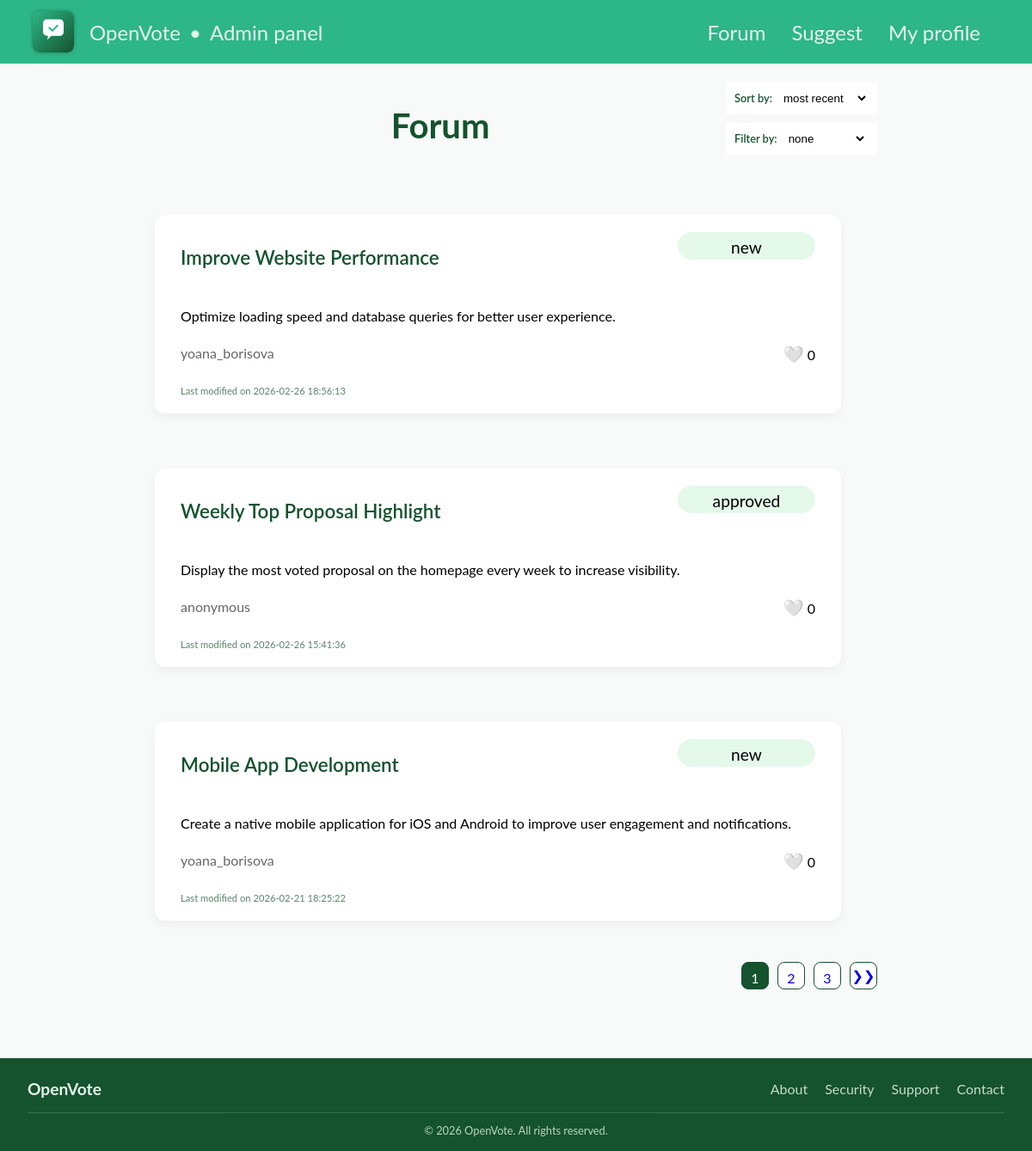
Page /index.php?route=forum (signed in) on the committed database.
### tables this page shows
CREATE TABLE `suggestions` (
  `id` int(11) NOT NULL,
  `title` varchar(500) NOT NULL,
  `description` text NOT NULL,
  `created_at` timestamp NOT NULL DEFAULT current_timestamp(),
  `updated_at` timestamp NULL DEFAULT current_timestamp() ON UPDATE current_timestamp(),
  `status` enum('new','approved','in_progress','completed','rejected') NOT NULL
);

### src/Controllers/AbstractController.php (called while the page is built, shortened)
<?php
class AbstractController{
    public function render($view, $params){
        extract($params);
        require __DIR__ . '/../../views/frontend/pages/' . $view . '.view.php';
        require __DIR__ . '/../../views/frontend/layouts/main.view.php';
    }
}

### src/Controllers/SuggestionsController.php (called while the page is built, shortened)
<?php
class SuggestionsController extends AbstractController{
    public function showForum(){
        $uId = @(int) ($_SESSION['userId'] ?? 0);
        $votedFor = $this->suggestionsRepository->getVotedFor($uId);
        $page = (int) ($_GET['page'] ?? 1);
        $perPage = 3;
        $sortMethod = (string) ($_GET['sort'] ?? 'date');
        if($sortMethod === 'vote'){
            $suggestions = $this->suggestionsRepository->getSortedByVote($page, $perPage);
        }else{
            $suggestions = $this->suggestionsRepository->getSortedByDate($page, $perPage);
        }
        $statusOptions = ['new', 'approved', 'in_progress', 'completed', 'rejected'];
        $filterMethod = '';
        $this->render('forum', [
            'suggestions' => $suggestions,
            'sortMethod' => $sortMethod,
            'statusOP' => $statusOptions,
            'filterMethod' => $filterMethod,
            'pagesCount' => ceil($this->suggestionsRepository->count($filterMethod)/$perPage),
            'page' => $page,
            'isLoggedIn' => $this->authService->isLoggedIn(),
            'votedFor' => $votedFor
        ]);
    }
}

### src/Repository/SuggestionsRepository.php (called while the page is built, shortened)
<?php
class SuggestionsRepository{
    public function fromDBtoObjSuggestion(array $entry){
        return new Suggestion($entry['id'], $entry['title'],
        $entry['description'], $entry['created_at'], $entry['updated_at'], $entry['status'], ($entry['vote_count'] ?? 0), ($entry['author'] ?? 'anonymous'));
    }
    public function getSortedByDate(int $page, int $perPage=3){
        $stmt = $this->pdo->prepare(
            'SELECT
                COUNT(v.id) AS vote_count,
                s.*,
                COALESCE(u.username, "anonymous") AS author
            FROM suggestions AS s
            LEFT JOIN votes AS v
                ON s.id = v.suggestion_id
            LEFT JOIN users_suggestions AS us
                ON s.id = us.suggestion_id
            LEFT JOIN users AS u
                ON u.id = us.user_id
            GROUP BY s.id
            ORDER BY `updated_at` DESC
            LIMIT :limit
            OFFSET :offset');
        $stmt->bindValue(':limit', $perPage, PDO::PARAM_INT);
        $stmt->bindValue(':offset', ($page-1) * $perPage, PDO::PARAM_INT);
        $stmt->execute();
        $entries = $stmt->fetchAll(PDO::FETCH_ASSOC);
        $results = [];
        foreach($entries as $entrie){
            $results[] = $this->fromDBtoObjSuggestion($entrie);
        }
        return $results;
    }
    public function getVotedFor(int $userId) : array{
        $stmt = $this->pdo->prepare(
        'SELECT `suggestion_id` FROM `votes`
        WHERE `user_id` = :id');
        $stmt->bindValue(':id', $userId, PDO::PARAM_INT);
        $stmt->execute();
        $results = $stmt->fetchAll(PDO::FETCH_ASSOC);
        $votedFor = [];
        if(!empty($results)){
            foreach($results as $result){
                $votedFor[] = $result['suggestion_id'];
            }
        }
        return $votedFor;
    }
}

### inc/autoload.inc.php (called while the page is built, shortened)
<?php
spl_autoload_register(function($class){
    $prefix = 'App\\';
    $prefixLen = strlen($prefix);
    $relativeName = substr($class, $prefixLen);
    $fileName = __DIR__ . '/../src/' . $relativeName . '.php';
    $file = str_replace('\\', '/', $fileName);
});

### inc/functions.inc.php (called while the page is built)
<?php
function e($value){
    return htmlspecialchars($value);
}

### views/frontend/pages/forum.view.php (the view, shortened to what this page needs)
<div class="container">
        <div class="forum__top">
            <h1 class="f__header">Forum</h1>
            <div class="forum__extras">
                <form method="get" action="index.php" class="forum__extra">
                    <label class="forum__extra-header" for="sort">Sort by:</label>
                    <select class="forum__extra-select" name="sort" id="sort" onchange="this.form.submit()">
                        <option class="forum__extra-option" value="date" <?php echo $sortMethod === 'date' ? 'selected' : '';?>>most recent</option>
                    </select>
                </form>
                <form method="get" action="index.php" class="forum__extra">
                    <label class="forum__extra-header" for="filter">Filter by:</label>
                    <select class="forum__extra-select" name="filter" id="filter" onchange="this.form.submit()">
                        <option class="forum__extra-option" value="" <?php echo $filterMethod === '' ? 'selected' : ''; ?>>none</option>
                    </select>
                </form>
            </div>
        </div>
        <?php if(empty($suggestions)): ?>
            <h2>No suggestions.</h2>
        <?php else: ?>
            <?php foreach($suggestions as $s): ?>
                <article class="most__suggestion">
                    <div class="most__suggestion__top">
                    <a href="index.php?<?php echo http_build_query(['route' => 'suggestion', 'id' => $s->id]) ?>" class="most__suggestion__title"><?php echo e($s->title); ?></a>
                    <p class="most__suggestion__status"><?php echo e($s->status); ?></p>
                    </div>
                    <p class="most__suggestion__desription"><?php echo e($s->description); ?></p>
                    <div class="most__suggestion-bottom">
                        <?php if ($isLoggedIn): ?>
                            <form method="post" action="index.php?<?php echo http_build_query(['route' => 'forum']) ?>" name="new-vote">
                                <?php if(in_array($s->id, $votedFor)): ?>
                                    <button type="submit" name="vote" value="<?php echo e($s->id); ?>" class="new-vote__btn">❤️</button>
                                <?php else: ?>
                                    <button type="submit" name="vote" value="<?php echo e($s->id); ?>" class="new-vote__btn">🤍</button>
                                <?php endif;?>
                                <label for="vote" class="new-vote__label"><?php echo e($s->vote_count); ?></label>
                            </form>
                        <?php endif; ?>
                        <p class="most__suggestion__author"><?php echo e($s->author); ?></p>
                    </div>
                    <p class="most__suggestion__date">Last modified on <?php echo e($s->updated_at); ?></p>
                </article>
            <?php endforeach; ?>
            <?php if($pagesCount>1):?>
                <div class="pagination">
                    <?php for($i=1; $i<=$pagesCount; $i++):?>
                        <a href="index.php?<?php echo http_build_query(
                            ['route' => 'forum', 'page' => $i, 'sort' => $sortMethod, 'filter' => $filterMethod]
                            );?>"
                            class="pagination__button
                            <?php if($page===$i) echo "pagination__button-active";?>"><?php echo $i ?></a>
                    <?php endfor;?>
                    <?php if($page<$pagesCount): ?>
                        <a href="index.php?<?php echo http_build_query(
                            ['route' => 'forum', 'page' => $page+1, 'sort' => $sortMethod, 'filter' => $filterMethod]
                            );?>" class="pagination__button__arrow">❯❯</a>
                    <?php endif; ?>
                </div>
            <?php endif;?>
        <?php endif; ?>
</div>

### styles/custom.css (style rules this page uses)
body { font-family: "Lato", "Nunito", "Source Sans Pro", sans-serif; height: 100%; display: flex; flex-direction: column; width: 100%; }
.container { width: 70%; margin: 0 auto; margin-bottom: 5rem; display: flex; flex-flow: column nowrap; align-items: flex-start; gap: 2rem; justify-content: start; }
.most__suggestion { display: flex; flex-flow: column nowrap; gap: 1.5rem; background-color: white; box-shadow: 0 4px 12px rgba(0, 0, 0, 0.05); border-radius: 12px; margin: 1rem 0; padding: 20px 30px; width: 95%; }
.most__suggestion__title { margin: 1rem 0 0.5rem 0; text-decoration: none; color: #14532d; font-size: 1.4rem; font-weight: 600; height: 2.5rem; }
.most__suggestion__status { width: 10rem; background-color: #e4f9ea; font-size: 1.2rem; text-align: center; height: 2rem; padding: 0.4rem; border-radius: 1rem; }
.most__suggestion__desription { font-size: 1rem; }
.most__suggestion-bottom, .most__suggestion__top { display: flex; justify-content: space-between; }
.most__suggestion-bottom { flex-flow: row-reverse nowrap; }
.most__suggestion__author { justify-self: flex-end; opacity: 0.6; }
.most__suggestion__date { font-size: 0.7rem; color: #14532d; opacity: 0.7; }
.new-vote__btn { border: none; background-color: white; font-size: 1.2rem; }
.new-vote__label { font-size: 1rem; }
.f__header { margin: 3rem auto 2rem auto; text-align: center; font-size: 2.5rem; color: #14532d; }
.forum__top { display: flex; width: 100%; align-items: center; justify-content: flex-end; flex-flow: row nowrap; }
.forum__extras { display: flex; flex-direction: column; gap: 10px; }
.forum__extra { background-color: white; padding: 5px 10px; }
.forum__extra-header { font-size: 0.8rem; font-weight: 600; color: #14532d; }
.forum__extra-select { height: 1.7rem; padding: 5px; border: none; background-color: white; }
.forum__extra-option { height: 1.7rem; padding: 5px; border: none; background-color: white; }
.pagination { display: flex; width: 100%; flex-flow: row wrap; align-items: center; justify-content: flex-end; gap: 10px; }
.pagination__button, .pagination__button__arrow { text-decoration: none; background-color: white; border: 1px solid #14532d; border-radius: 0.5rem; width: 2rem; height: 2rem; text-align: center; font-size: 1rem; }
.pagination__button { padding: 0.5rem 0.5rem; }
.pagination__button__arrow { padding: 0.3rem 0; }
.pagination__button:hover, .pagination__button-active { background-color: #14532d; color: white; }

### rows in the picture
suggestions: title "Improve Website Performance", status "new", description "Optimize loading speed and database queries for better user experience.", $s->id 7 (drawn), vote_count "0", author "yoana_borisova", updated_at "2026-02-26 18:56:13"
suggestions: title "Weekly Top Proposal Highlight", status "approved", description "Display the most voted proposal on the homepage every week to increase visibility.", $s->id 4 (drawn), vote_count "0", author "anonymous", updated_at "2026-02-26 15:41:36"
suggestions: title "Mobile App Development", status "new", description "Create a native mobile application for iOS and Android to improve user engagement and notifications.", $s->id 3 (drawn), vote_count "0", author "yoana_borisova", updated_at "2026-02-21 18:25:22"
